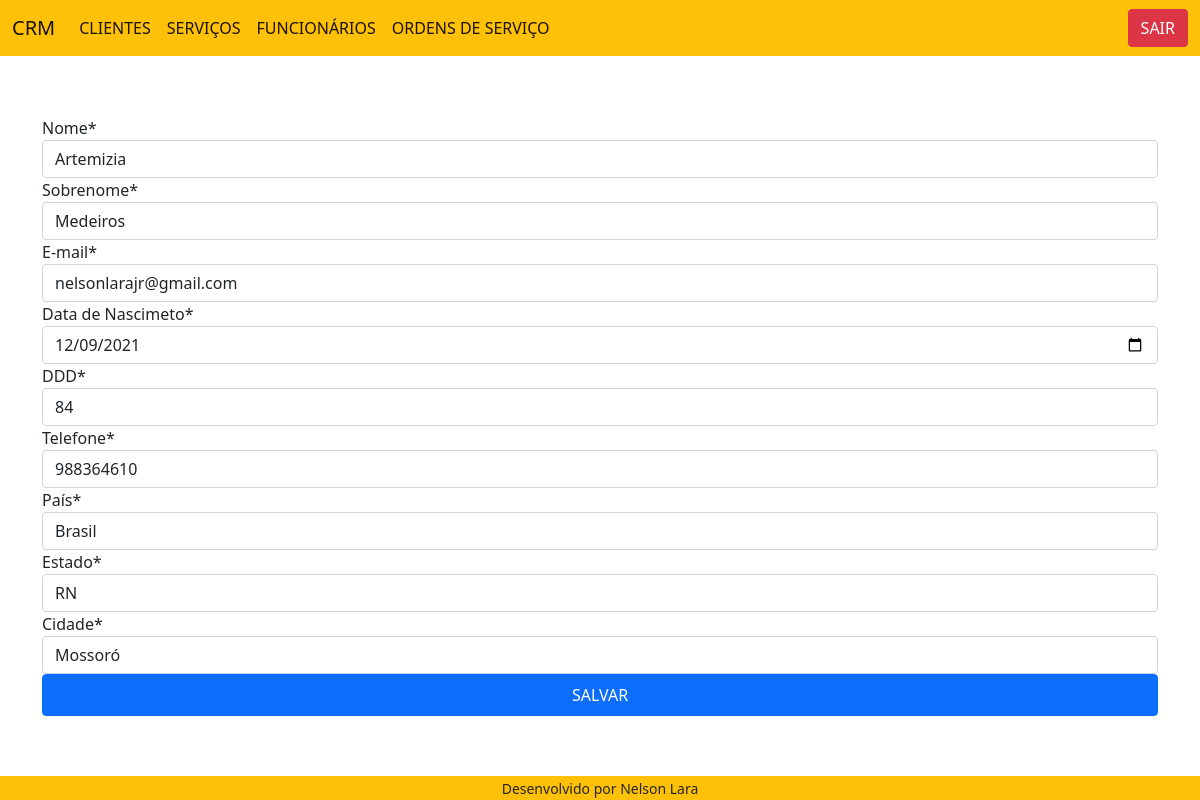
The page /customer/19/ on the database its author committed.
### customer/models.py (models this page shows, shortened)
class Customer(models.Model):
    first_name = models.CharField(max_length=30)
    last_name = models.CharField(max_length=50)
    email = models.EmailField()
    birth_date = models.DateField()
    area_code = models.CharField(max_length=3)
    phone_number = models.CharField(max_length=11)
    country = models.CharField(max_length=50)
    state = models.CharField(max_length=30)
    city = models.CharField(max_length=30)
    create_date = models.DateTimeField(auto_now_add=True)
    update_date = models.DateTimeField(auto_now=True)
    activate = models.BooleanField(default=True)
    class Meta:
        db_table = "customer"

### customer/views.py (the view, shortened to what this page needs)
# urls.py: path("<int:id>/", CustomerUpdateView.as_view(), name="customer-update"),
class CustomerUpdateView(UpdateView):
    template_name = "customer/customer.html"
    form_class = CustomeForm
    def get_object(self):
        id = self.kwargs.get("id")
        return get_object_or_404(Customer, id=id)

### customer/templates/customer/customer.html (shortened to what this page needs)
{% extends "model-page.html" %}
{% load crispy_forms_tags %}
{% block content %}
    <form method="POST">{% csrf_token %}
        {{ form|crispy }}
        <button type="submit" class="btn p-2 container btn-primary">SALVAR</button>
    </form>
{% endblock %}

### core/templates/model-page.html (style rules this page uses)
html, body { height: 100%; }

### rows shown on the page
Customer: first_name "Artemizia", last_name "Medeiros", email "nelsonlarajr@gmail.com", birth_date "12/09/2021", area_code "84", phone_number "988364610", country "Brasil", state "RN", city "Mossoró"
